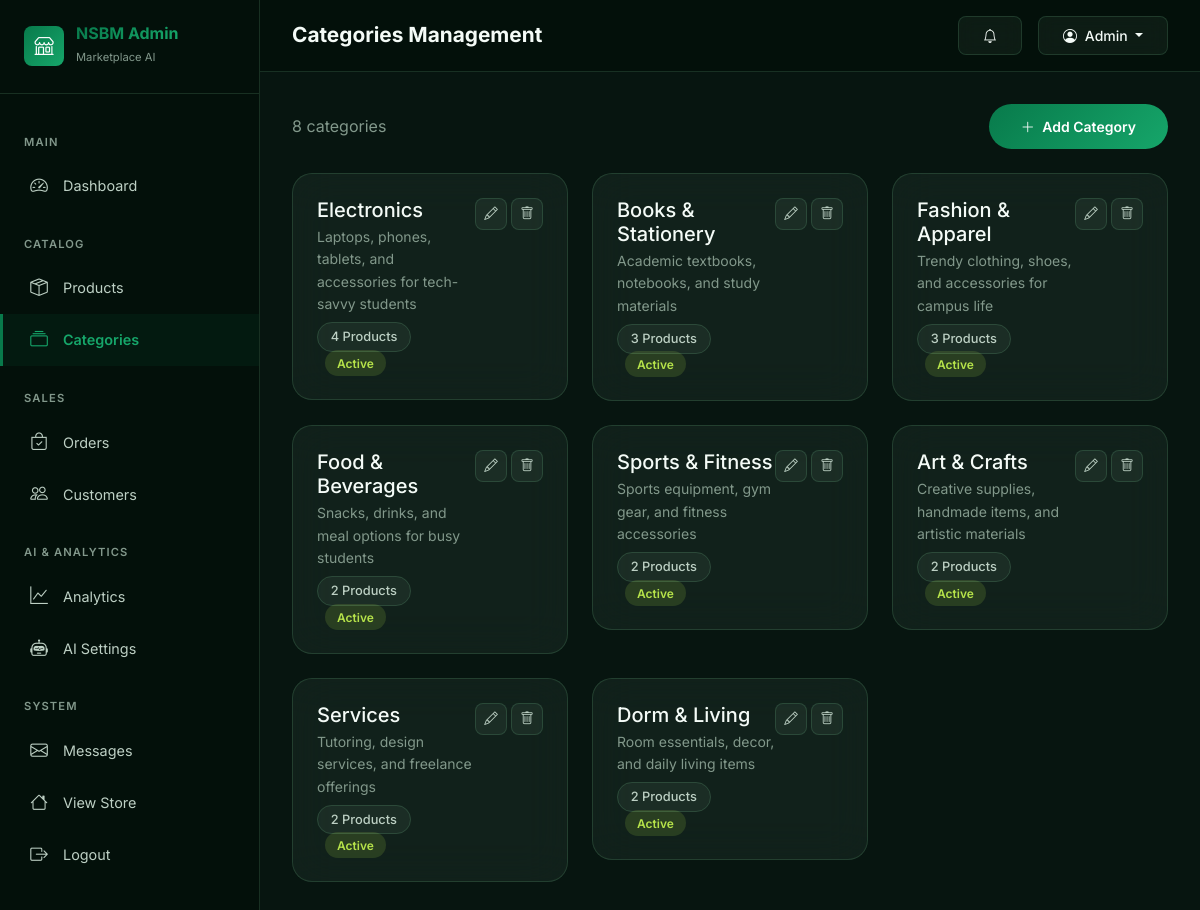
/admin/pages/categories.php, run on the app's committed database.
### tables this page shows
CREATE TABLE categories (
    id INT AUTO_INCREMENT PRIMARY KEY,
    name VARCHAR(200) NOT NULL,
    slug VARCHAR(200) NOT NULL UNIQUE,
    description TEXT DEFAULT NULL,
    image VARCHAR(500) DEFAULT NULL,
    parent_id INT DEFAULT NULL,
    sort_order INT DEFAULT 0,
    is_active TINYINT(1) DEFAULT 1,
    created_at TIMESTAMP DEFAULT CURRENT_TIMESTAMP,
    updated_at TIMESTAMP DEFAULT CURRENT_TIMESTAMP ON UPDATE CURRENT_TIMESTAMP,
    FOREIGN KEY (parent_id) REFERENCES categories(id) ON DELETE SET NULL,
    INDEX idx_slug (slug),
    INDEX idx_active (is_active)
);

### config/database.php (called while the page is built, shortened)
<?php
class Database {
    private static ?Database $instance = null;
    private ?PDO $connection = null;
    private string $host;
    private string $dbname;
    private string $username;
    private string $password;
    private string $charset = 'utf8mb4';
    private function __construct() {
        $this->host = getenv('DB_HOST') ?: 'localhost';
        $this->dbname = getenv('DB_NAME') ?: 'nsbm_marketplace';
        $this->username = getenv('DB_USER') ?: 'nsbm_user';
        $this->password = getenv('DB_PASS') ?: 'nsbm_pass123';
    }
    public static function getInstance(): Database {
        if (self::$instance === null) {
            self::$instance = new Database();
        }
        return self::$instance;
    }
    public function getConnection(): PDO {
        if ($this->connection === null) {
            try {
                $dsn = "mysql:host={$this->host};dbname={$this->dbname};charset={$this->charset}";
                $options = [
                    PDO::ATTR_ERRMODE => PDO::ERRMODE_EXCEPTION,
                    PDO::ATTR_DEFAULT_FETCH_MODE => PDO::FETCH_ASSOC,
                    PDO::ATTR_EMULATE_PREPARES => false,
                    PDO::MYSQL_ATTR_INIT_COMMAND => "SET NAMES {$this->charset}"
                ];
                $this->connection = new PDO($dsn, $this->username, $this->password, $options);
            } catch (PDOException $e) {
                error_log("Database Connection Error: " . $e->getMessage());
                throw new Exception("Database connection failed. Please check configuration.");
            }
        }
        return $this->connection;
    }
}

### models/Category.php (called while the page is built, shortened)
<?php
class Category {
    private PDO $db;
    public function __construct() {
        $this->db = Database::getInstance()->getConnection();
    }
    public function getAll(bool $activeOnly = true): array {
        $sql = "SELECT c.*, (SELECT COUNT(*) FROM products p WHERE p.category_id = c.id AND p.is_active = 1) as product_count
                FROM categories c";
        $sql .= " ORDER BY c.sort_order ASC, c.name ASC";
        $stmt = $this->db->query($sql);
        return $stmt->fetchAll();
    }
}

### config/app.php (called while the page is built, shortened)
<?php
function sanitize(string $input): string {
    return htmlspecialchars(trim($input), ENT_QUOTES, 'UTF-8');
}

### admin/pages/categories.php (the view, shortened to what this page needs)
<?php
require_once __DIR__ . '/../../config/app.php';
require_once __DIR__ . '/../../config/database.php';
require_once __DIR__ . '/../../models/Category.php';
$categoryModel = new Category();
$categories = $categoryModel->getAll(false);
include __DIR__ . '/../includes/header.php';
?>
<div class="d-flex justify-content-between align-items-center mb-4">
    <p class="text-muted-custom mb-0"><?= count($categories) ?> categories</p>
    <button class="btn btn-primary-custom btn-sm" data-bs-toggle="modal" data-bs-target="#categoryModal" onclick="resetCatForm()">
        <i class="bi bi-plus-lg me-1"></i> Add Category
    </button>
</div>
<div class="row g-4">
    <?php foreach ($categories as $category): ?>
    <div class="col-lg-4 col-md-6">
        <div class="admin-card">
            <div class="admin-card-body">
                <div class="d-flex justify-content-between align-items-start">
                    <div>
                        <h5 class="mb-1"><?= sanitize($category['name']) ?></h5>
                        <p class="text-muted-custom small mb-2"><?= sanitize($category['description'] ?? 'No description') ?></p>
                        <span class="badge-glass"><?= $category['product_count'] ?? 0 ?> Products</span>
                        <span class="status-badge status-<?= $category['is_active'] ? 'active' : 'inactive' ?> ms-2">
                            <?= $category['is_active'] ? 'Active' : 'Inactive' ?>
                        </span>
                    </div>
                    <div class="d-flex gap-1">
                        <button class="btn-action" onclick='editCategory(<?= json_encode($category) ?>)'>
                            <i class="bi bi-pencil"></i>
                        </button>
                        <button class="btn-action danger" onclick="deleteCategory(<?= $category['id'] ?>)">
                            <i class="bi bi-trash"></i>
                        </button>
                    </div>
                </div>
            </div>
        </div>
    </div>
    <?php endforeach; ?>
</div>
<?php include __DIR__ . '/../includes/footer.php'; ?>

### assets/css/style.css (style rules this page uses)
:root { --primary: #087a4b; --primary-light: #16a66a; --primary-dark: #045832; --secondary: #b6e34a; --secondary-light: #d0f27c; --accent: #f2b84b; --accent-light: #ffd477; --bg-dark: #071510; --bg-darker: #04100b; --bg-card: rgba(16, 37, 27, 0.82); --bg-glass: rgba(189, 239, 205, 0.055); --bg-glass-hover: rgba(189, 239, 205, 0.095); --text-primary: #f4fbf7; --text-secondary: #bdd0c4; --text-muted: #82988b; --border-glass: rgba(129, 217, 163, 0.16); --border-hover: rgba(22, 166, 106, 0.58); --shadow-sm: 0 2px 10px rgba(0, 0, 0, 0.3); --shadow-md: 0 8px 32px rgba(0, 0, 0, 0.4); --shadow-lg: 0 16px 64px rgba(0, 0, 0, 0.5); --shadow-glow: 0 0 34px rgba(22, 166, 106, 0.24); --gradient-primary: linear-gradient(135deg, #087a4b, #16a66a); --gradient-secondary: linear-gradient(135deg, #16a66a, #b6e34a); --gradient-hero: linear-gradient(135deg, #071510 0%, #0d2318 52%, #071a13 100%); --gradient-card: linear-gradient(135deg, rgba(22, 166, 106, 0.13), rgba(182, 227, 74, 0.055)); --radius-sm: 8px; --radius-md: 12px; --radius-lg: 20px; --radius-xl: 30px; --transition: all 0.3s cubic-bezier(0.4, 0, 0.2, 1); --transition-slow: all 0.5s cubic-bezier(0.4, 0, 0.2, 1); }
* { margin: 0; padding: 0; box-sizing: border-box; }
body { font-family: 'Inter', -apple-system, BlinkMacSystemFont, sans-serif; background: var(--bg-dark); color: var(--text-primary); line-height: 1.6; overflow-x: hidden; min-height: 100vh; }
.btn-primary-custom { background: var(--gradient-primary); border: none; color: white; font-weight: 600; padding: 0.75rem 2rem; border-radius: var(--radius-xl); transition: var(--transition); position: relative; overflow: hidden; }
.btn-primary-custom::before { content: ''; position: absolute; top: 0; left: -100%; width: 100%; height: 100%; background: linear-gradient(90deg, transparent, rgba(255,255,255,0.2), transparent); transition: 0.5s; }
.text-muted-custom { color: var(--text-muted) !important; }
.badge-glass { background: var(--bg-glass); border: 1px solid var(--border-glass); color: var(--text-secondary); padding: 0.4rem 0.8rem; border-radius: var(--radius-xl); font-size: 0.8rem; font-weight: 500; }

### admin/assets/css/admin.css (style rules this page uses)
:root { --sidebar-width: 260px; --sidebar-collapsed: 70px; }
.admin-card { background: var(--bg-glass); backdrop-filter: blur(20px); border: 1px solid var(--border-glass); border-radius: var(--radius-lg); overflow: hidden; }
.admin-card-body { padding: 1.5rem; }
.status-badge { padding: 0.35rem 0.75rem; border-radius: var(--radius-xl); font-size: 0.75rem; font-weight: 600; text-transform: capitalize; }
.status-active { background: rgba(182, 227, 74, 0.15); color: #b6e34a; }
.btn-action { width: 32px; height: 32px; border-radius: var(--radius-sm); display: inline-flex; align-items: center; justify-content: center; border: 1px solid var(--border-glass); background: var(--bg-glass); color: var(--text-secondary); transition: var(--transition); cursor: pointer; font-size: 0.85rem; }

### data on the page
categories: name "Electronics", description "Laptops, phones, tablets, and accessories for tech-savvy students", product_count "4", is_active "Active"
categories: name "Books & Stationery", description "Academic textbooks, notebooks, and study materials", product_count "3", is_active "Active"
categories: name "Fashion & Apparel", description "Trendy clothing, shoes, and accessories for campus life", product_count "3", is_active "Active"
categories: name "Food & Beverages", description "Snacks, drinks, and meal options for busy students", product_count "2", is_active "Active"
categories: name "Sports & Fitness", description "Sports equipment, gym gear, and fitness accessories", product_count "2", is_active "Active"
categories: name "Art & Crafts", description "Creative supplies, handmade items, and artistic materials", product_count "2", is_active "Active"
categories: name "Services", description "Tutoring, design services, and freelance offerings", product_count "2", is_active "Active"
categories: name "Dorm & Living", description "Room essentials, decor, and daily living items", product_count "2", is_active "Active"

### other printed values
$pageTitle "Categories Management"
count($categories) "8"
